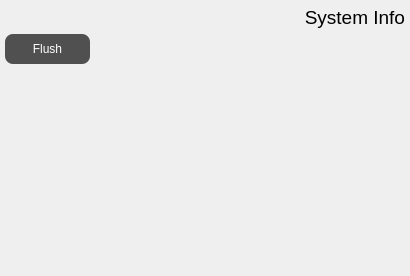
<?xml version="1.0" encoding="UTF-8"?>
<ui version="4.0">
 <class>SystemInfo</class>
 <widget class="QWidget" name="SystemInfo">
  <property name="geometry">
   <rect>
    <x>0</x>
    <y>0</y>
    <width>410</width>
    <height>276</height>
   </rect>
  </property>
  <property name="minimumSize">
   <size>
    <width>0</width>
    <height>0</height>
   </size>
  </property>
  <property name="maximumSize">
   <size>
    <width>16777215</width>
    <height>16777215</height>
   </size>
  </property>
  <property name="windowTitle">
   <string>SystemInfo</string>
  </property>
  <property name="styleSheet">
   <string notr="true"/>
  </property>
  <layout class="QGridLayout" name="gridLayout">
   <property name="leftMargin">
    <number>5</number>
   </property>
   <property name="topMargin">
    <number>5</number>
   </property>
   <property name="rightMargin">
    <number>5</number>
   </property>
   <property name="bottomMargin">
    <number>5</number>
   </property>
   <property name="horizontalSpacing">
    <number>10</number>
   </property>
   <property name="verticalSpacing">
    <number>4</number>
   </property>
   <item row="2" column="0" colspan="3">
    <widget class="QWidget" name="widget" native="true">
     <layout class="QGridLayout" name="gridLayout_2">
      <property name="leftMargin">
       <number>0</number>
      </property>
      <property name="topMargin">
       <number>0</number>
      </property>
      <property name="rightMargin">
       <number>0</number>
      </property>
      <property name="bottomMargin">
       <number>0</number>
      </property>
      <property name="spacing">
       <number>5</number>
      </property>
      <item row="0" column="0">
       <widget class="QTextBrowser" name="textEdit">
        <property name="minimumSize">
         <size>
          <width>400</width>
          <height>200</height>
         </size>
        </property>
        <property name="styleSheet">
         <string notr="true">border:0;
background-color: rgba(255, 255, 255, 0);</string>
        </property>
       </widget>
      </item>
     </layout>
    </widget>
   </item>
   <item row="0" column="2">
    <widget class="QLabel" name="title">
     <property name="font">
      <font>
       <pointsize>14</pointsize>
      </font>
     </property>
     <property name="text">
      <string>System Info</string>
     </property>
     <property name="alignment">
      <set>Qt::AlignmentFlag::AlignRight|Qt::AlignmentFlag::AlignTrailing|Qt::AlignmentFlag::AlignVCenter</set>
     </property>
    </widget>
   </item>
   <item row="0" column="1">
    <widget class="QLabel" name="label_res">
     <property name="minimumSize">
      <size>
       <width>25</width>
       <height>25</height>
      </size>
     </property>
     <property name="maximumSize">
      <size>
       <width>25</width>
       <height>25</height>
      </size>
     </property>
     <property name="text">
      <string/>
     </property>
    </widget>
   </item>
   <item row="0" column="0">
    <widget class="QWSwitcher" name="toggle" native="true">
     <property name="minimumSize">
      <size>
       <width>50</width>
       <height>25</height>
      </size>
     </property>
     <property name="maximumSize">
      <size>
       <width>50</width>
       <height>25</height>
      </size>
     </property>
    </widget>
   </item>
   <item row="1" column="0" colspan="2">
    <widget class="QPushButton" name="button_flush">
     <property name="sizePolicy">
      <sizepolicy hsizetype="Minimum" vsizetype="Fixed">
       <horstretch>0</horstretch>
       <verstretch>0</verstretch>
      </sizepolicy>
     </property>
     <property name="minimumSize">
      <size>
       <width>45</width>
       <height>30</height>
      </size>
     </property>
     <property name="maximumSize">
      <size>
       <width>200</width>
       <height>30</height>
      </size>
     </property>
     <property name="styleSheet">
      <string notr="true">QPushButton{
background-color: rgb(80, 80, 80);
border:0;
border-radius:8;
color: rgb(255, 255, 255);
padding: 5px;;
}
QPushButton::hover{
background-color: rgba(80, 80, 80,200);
}
QPushButton::pressed{
background-color: rgba(80, 80, 80,100);
}</string>
     </property>
     <property name="text">
      <string>Flush</string>
     </property>
    </widget>
   </item>
  </layout>
 </widget>
 <customwidgets>
  <customwidget>
   <class>QWSwitcher</class>
   <extends>QWidget</extends>
   <header>qwool/qwswitcher.h</header>
   <container>1</container>
  </customwidget>
 </customwidgets>
 <resources/>
 <connections/>
</ui>
